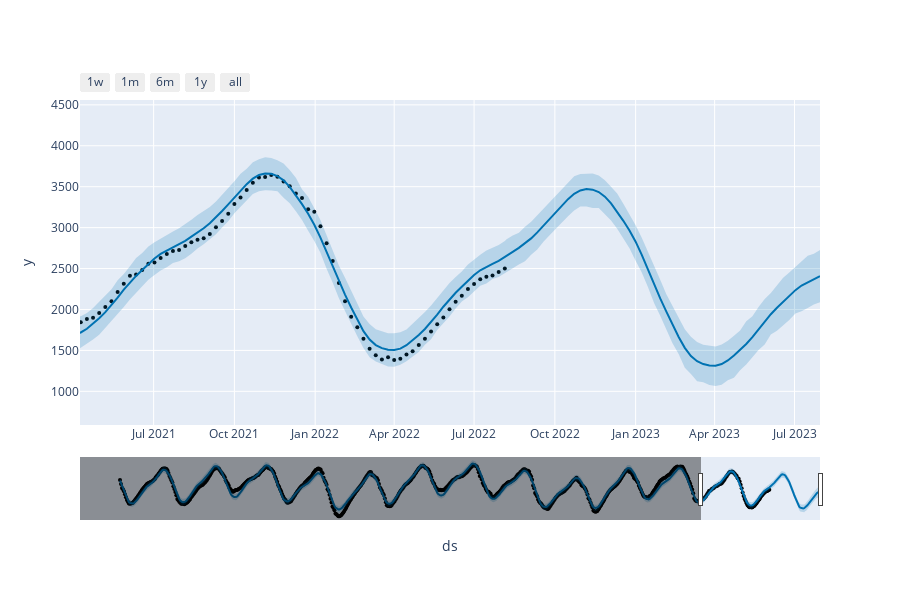

Here is the notebook cell this chart was saved with:
### Code cell
from prophet.plot import plot_plotly, plot_components_plotly
plot_plotly(m, forecast)

### Figure 1 — Plotly figure (JSON) as saved in the notebook; plotly's stock layout.template omitted (floating-point values rounded to 4 significant figures; data arrays with more than 128 entries replaced by an {"elided": "..."} marker saying what was removed)
{"data": [{"marker": {"color": "black", "size": 4}, "mode": "markers", "name": "Actual", "type": "scatter", "x": {"elided": "658 str values"}, "y": {"elided": "658 int values"}}, {"hoverinfo": "skip", "line": {"width": 0}, "mode": "lines", "type": "scatter", "x": {"elided": "710 str values"}, "y": {"elided": "710 float values"}}, {"fill": "tonexty", "fillcolor": "rgba(0, 114, 178, 0.2)", "line": {"color": "#0072B2", "width": 2}, "mode": "lines", "name": "Predicted", "type": "scatter", "x": {"elided": "710 str values"}, "y": {"elided": "710 float values"}}, {"fill": "tonexty", "fillcolor": "rgba(0, 114, 178, 0.2)", "hoverinfo": "skip", "line": {"width": 0}, "mode": "lines", "type": "scatter", "x": {"elided": "710 str values"}, "y": {"elided": "710 float values"}}], "layout": {"height": 600, "showlegend": false, "width": 900, "xaxis": {"autorange": false, "range": ["2021-04-08 03:21:36", "2023-07-30"], "rangeselector": {"buttons": [{"count": 7, "label": "1w", "step": "day", "stepmode": "backward"}, {"count": 1, "label": "1m", "step": "month", "stepmode": "backward"}, {"count": 6, "label": "6m", "step": "month", "stepmode": "backward"}, {"count": 1, "label": "1y", "step": "year", "stepmode": "backward"}, {"step": "all"}]}, "rangeslider": {"autorange": true, "range": ["2009-03-23 16:27:25.7143", "2023-07-30"], "visible": true, "yaxis": {"_template": null, "rangemode": "match"}}, "title": {"text": "ds"}, "type": "date"}, "yaxis": {"autorange": true, "range": [588.9, 4559.0], "title": {"text": "y"}, "type": "linear"}}}
